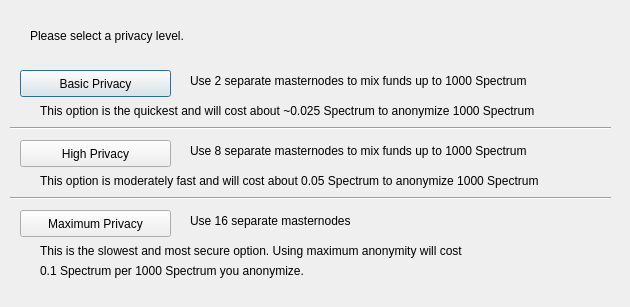
<?xml version="1.0" encoding="UTF-8"?>
<ui version="4.0">
 <class>DarksendConfig</class>
 <widget class="QDialog" name="DarksendConfig">
  <property name="geometry">
   <rect>
    <x>0</x>
    <y>0</y>
    <width>630</width>
    <height>307</height>
   </rect>
  </property>
  <property name="windowTitle">
   <string>Configure Darksend</string>
  </property>
  <widget class="QPushButton" name="buttonBasic">
   <property name="geometry">
    <rect>
     <x>20</x>
     <y>70</y>
     <width>151</width>
     <height>27</height>
    </rect>
   </property>
   <property name="text">
    <string>Basic Privacy</string>
   </property>
  </widget>
  <widget class="QPushButton" name="buttonHigh">
   <property name="geometry">
    <rect>
     <x>20</x>
     <y>140</y>
     <width>151</width>
     <height>27</height>
    </rect>
   </property>
   <property name="text">
    <string>High Privacy</string>
   </property>
  </widget>
  <widget class="QPushButton" name="buttonMax">
   <property name="geometry">
    <rect>
     <x>20</x>
     <y>210</y>
     <width>151</width>
     <height>27</height>
    </rect>
   </property>
   <property name="text">
    <string>Maximum Privacy</string>
   </property>
  </widget>
  <widget class="QLabel" name="label">
   <property name="geometry">
    <rect>
     <x>30</x>
     <y>20</y>
     <width>571</width>
     <height>31</height>
    </rect>
   </property>
   <property name="text">
    <string>Please select a privacy level.</string>
   </property>
  </widget>
  <widget class="QLabel" name="label_2">
   <property name="geometry">
    <rect>
     <x>190</x>
     <y>70</y>
     <width>421</width>
     <height>21</height>
    </rect>
   </property>
   <property name="text">
    <string>Use 2 separate masternodes to mix funds up to 1000 Spectrum</string>
   </property>
  </widget>
  <widget class="QLabel" name="label_3">
   <property name="geometry">
    <rect>
     <x>190</x>
     <y>140</y>
     <width>411</width>
     <height>21</height>
    </rect>
   </property>
   <property name="text">
    <string>Use 8 separate masternodes to mix funds up to 1000 Spectrum</string>
   </property>
  </widget>
  <widget class="QLabel" name="label_4">
   <property name="geometry">
    <rect>
     <x>190</x>
     <y>210</y>
     <width>421</width>
     <height>21</height>
    </rect>
   </property>
   <property name="text">
    <string>Use 16 separate masternodes</string>
   </property>
  </widget>
  <widget class="QLabel" name="label_6">
   <property name="geometry">
    <rect>
     <x>40</x>
     <y>100</y>
     <width>561</width>
     <height>21</height>
    </rect>
   </property>
   <property name="text">
    <string>This option is the quickest and will cost about ~0.025 Spectrum to anonymize 1000 Spectrum</string>
   </property>
  </widget>
  <widget class="QLabel" name="label_7">
   <property name="geometry">
    <rect>
     <x>40</x>
     <y>170</y>
     <width>561</width>
     <height>21</height>
    </rect>
   </property>
   <property name="text">
    <string>This option is moderately fast and will cost about 0.05 Spectrum to anonymize 1000 Spectrum</string>
   </property>
  </widget>
  <widget class="QLabel" name="label_8">
   <property name="geometry">
    <rect>
     <x>40</x>
     <y>240</y>
     <width>561</width>
     <height>21</height>
    </rect>
   </property>
   <property name="text">
    <string>This is the slowest and most secure option. Using maximum anonymity will cost</string>
   </property>
  </widget>
  <widget class="QLabel" name="label_9">
   <property name="geometry">
    <rect>
     <x>40</x>
     <y>260</y>
     <width>561</width>
     <height>21</height>
    </rect>
   </property>
   <property name="text">
    <string>0.1 Spectrum per 1000 Spectrum you anonymize.</string>
   </property>
  </widget>
  <widget class="Line" name="line">
   <property name="geometry">
    <rect>
     <x>10</x>
     <y>120</y>
     <width>601</width>
     <height>16</height>
    </rect>
   </property>
   <property name="orientation">
    <enum>Qt::Horizontal</enum>
   </property>
  </widget>
  <widget class="Line" name="line_2">
   <property name="geometry">
    <rect>
     <x>10</x>
     <y>190</y>
     <width>601</width>
     <height>16</height>
    </rect>
   </property>
   <property name="orientation">
    <enum>Qt::Horizontal</enum>
   </property>
  </widget>
 </widget>
 <resources/>
 <connections/>
</ui>
